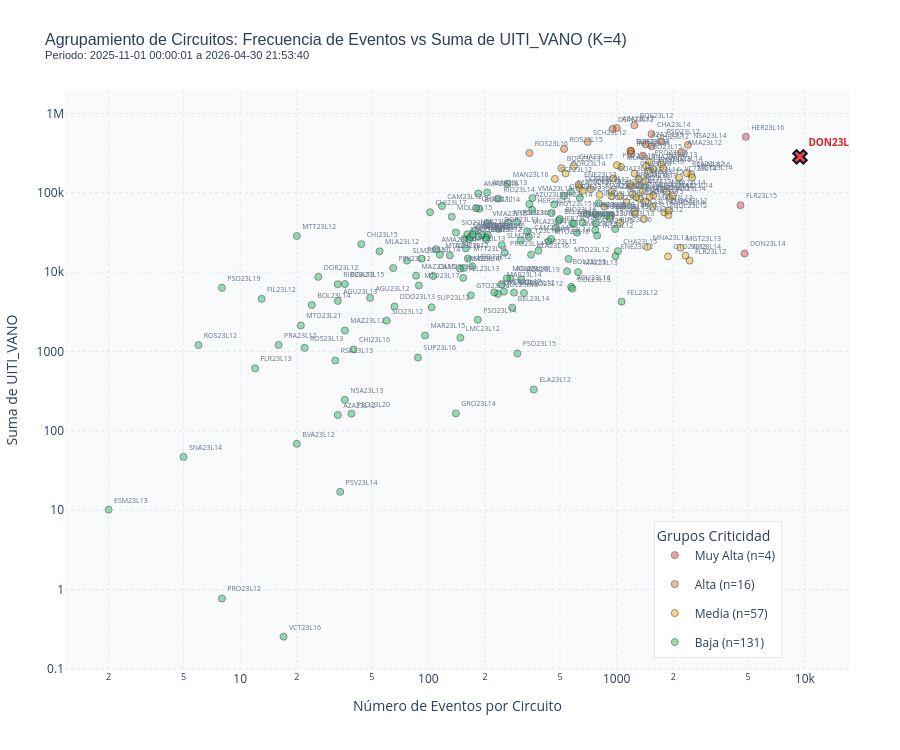

Write notebook code for a chart like this one.
### Code cell
from chec_local_interpreter.plotting import run_kmeans, plot_interactive_circuit_clustering

# Destaca el circuito o circuitos definidos al inicio del notebook.
circuitos_destacados = SELECTED_CIRCUITOS or []

fig_cluster = plot_interactive_circuit_clustering(
    raw_df,
    highlighted_circuits=circuitos_destacados,
    start_date=START_DATE,
    end_date=END_DATE,
)
fig_cluster.show()

### Figure 1 — Plotly figure (JSON) as saved in the notebook; plotly's stock layout.template omitted (floating-point values rounded to 4 significant figures; data arrays with more than 128 entries replaced by an {"elided": "..."} marker saying what was removed)
{"data": [{"hovertemplate": "<b>%{text}</b><br>Eventos: %{x:,.0f}<br>Suma UITI_VANO: %{y:,.0f}<extra></extra>", "legendgroup": "group_0", "marker": {"color": "#ef4444", "line": {"color": "#0f172a", "width": 1}, "opacity": 0.5, "size": 7, "symbol": "circle"}, "mode": "markers+text", "name": "Muy Alta (n=4)", "showlegend": true, "text": ["DON23L14", "FLR23L15", "HER23L16"], "textfont": {"color": "#64748b", "size": 7}, "textposition": "top right", "type": "scatter", "x": [4785, 4552, 4856], "y": [17130.0, 69690.0, 507200.0]}, {"hovertemplate": "<b>%{text}</b><br>Eventos: %{x:,.0f}<br>Suma UITI_VANO: %{y:,.0f}<br><i>DESTACADO</i><extra></extra>", "legendgroup": "group_0", "marker": {"color": "#ef4444", "line": {"color": "#0f172a", "width": 2}, "opacity": 1, "size": 12, "symbol": "x"}, "mode": "markers+text", "name": "Muy Alta (n=4)", "showlegend": false, "text": ["DON23L13"], "textfont": {"color": "#dc2626", "size": 10, "weight": "bold"}, "textposition": "top right", "type": "scatter", "x": [9418], "y": [283700.0]}, {"hovertemplate": "<b>%{text}</b><br>Eventos: %{x:,.0f}<br>Suma UITI_VANO: %{y:,.0f}<extra></extra>", "legendgroup": "group_1", "marker": {"color": "#f97316", "line": {"color": "#0f172a", "width": 1}, "opacity": 0.5, "size": 7, "symbol": "circle"}, "mode": "markers+text", "name": "Alta (n=16)", "showlegend": true, "text": ["AMA23L12", "AZA23L17", "AZA23L19", "BQE23L12", "BQE23L14", "CHA23L14", "DON23L12", "IRR23L13", "NSA23L14", "PSO23L12", "QHI23L12", "ROS23L15", "ROS23L16", "SCH23L12", "SUP23L13", "VBO23L15"], "textfont": {"color": "#64748b", "size": 7}, "textposition": "top right", "type": "scatter", "x": [2219, 1001, 1426, 1242, 1192, 1532, 951, 1194, 2391, 1724, 1531, 526, 344, 702, 1185, 1379], "y": [324700.0, 654600.0, 408400.0, 708700.0, 337200.0, 549500.0, 635600.0, 311400.0, 401400.0, 443000.0, 385300.0, 356900.0, 316900.0, 436400.0, 337300.0, 293000.0]}, {"hovertemplate": "<b>%{text}</b><br>Eventos: %{x:,.0f}<br>Suma UITI_VANO: %{y:,.0f}<extra></extra>", "legendgroup": "group_2", "marker": {"color": "#eab308", "line": {"color": "#0f172a", "width": 1}, "opacity": 0.5, "size": 7, "symbol": "circle"}, "mode": "markers+text", "name": "Media (n=57)", "showlegend": true, "text": ["AGU23L14", "AGU23L15", "AMA23L15", "AMR23L13", "AMR23L14", "AZA23L15", "AZA23L18", "BEL23L15", "BOA23L12", "BOA23L14", "BOL23L12", "BQE23L13", "BUM23L12", "CHA23L12", "CHA23L13", "CHA23L16", "CHA23L17", "CHI23L18", "COL23L12", "DDO23L14", "DOR23L14", "DOR23L15", "ENE23L13", "ENE23L15", "ENE23L16", "FIL23L13", "FLR23L12", "GTO23L13", "HER23L12", "INS23L13", "INS23L14", "MAN23L14", "MAR23L12", "MAR23L13", "MAZ23L14", "MGT23L12", "MGT23L13", "MGT23L14", "MLA23L13", "MNA23L13", "NRA23L13", "NRA23L14", "NSA23L12", "PRA23L13", "PRO23L15", "PSO23L13", "PSO23L16", "RSA23L12", "SCE23L12", "SIO23L15", "SLM23L13", "SNA23L12", "SNA23L15", "VBO23L14", "VCT23L14", "VIR23L14", "VMA23L16"], "textfont": {"color": "#64748b", "size": 7}, "textposition": "top right", "type": "scatter", "x": [941, 1045, 1567, 1497, 1792, 1428, 939, 933, 1320, 959, 1885, 509, 1180, 1398, 1270, 2490, 591, 1246, 1242, 635, 536, 861, 629, 1424, 1565, 1043, 2442, 1873, 728, 1722, 1919, 1313, 813, 1553, 1992, 1213, 2188, 2519, 1055, 1456, 1179, 1837, 1891, 1129, 1490, 660, 1002, 2355, 470, 1467, 1304, 1253, 1433, 1770, 2146, 2321, 1379], "y": [104100.0, 90280.0, 92870.0, 88400.0, 56300.0, 77350.0, 90560.0, 51380.0, 84200.0, 151000.0, 52560.0, 204100.0, 119400.0, 46630.0, 87880.0, 170500.0, 216300.0, 175000.0, 58010.0, 114700.0, 175400.0, 66840.0, 127000.0, 141200.0, 198000.0, 41730.0, 13960.0, 15770.0, 110800.0, 228100.0, 85680.0, 148000.0, 94370.0, 66840.0, 93050.0, 96020.0, 20290.0, 155400.0, 211500.0, 20770.0, 129000.0, 103100.0, 59790.0, 76120.0, 246500.0, 106200.0, 223000.0, 176800.0, 149300.0, 188000.0, 125300.0, 54390.0, 218700.0, 203100.0, 155100.0, 16130.0, 105900.0]}, {"hovertemplate": "<b>%{text}</b><br>Eventos: %{x:,.0f}<br>Suma UITI_VANO: %{y:,.0f}<extra></extra>", "legendgroup": "group_3", "marker": {"color": "#22c55e", "line": {"color": "#0f172a", "width": 1}, "opacity": 0.5, "size": 7, "symbol": "circle"}, "mode": "markers+text", "name": "Baja (n=131)", "showlegend": true, "text": {"elided": "131 str values"}, "textfont": {"color": "#64748b", "size": 7}, "textposition": "top right", "type": "scatter", "x": {"elided": "131 int values"}, "y": {"elided": "131 float values"}}, {"hoverinfo": "none", "marker": {"color": "rgba(0,0,0,0)", "size": 1}, "mode": "markers", "showlegend": false, "type": "scatter", "x": [10360.0], "y": [779600.0]}], "layout": {"height": 750, "hovermode": "closest", "legend": {"bgcolor": "rgba(255, 255, 255, 0.95)", "bordercolor": "#e2e8f0", "borderwidth": 1, "title": {"text": "Grupos Criticidad"}, "x": 0.75, "y": 0.02}, "margin": {"b": 80, "l": 60, "r": 50, "t": 90}, "paper_bgcolor": "#ffffff", "plot_bgcolor": "#f8fafc", "title": {"font": {"family": "Arial, sans-serif", "size": 16}, "text": "Agrupamiento de Circuitos: Frecuencia de Eventos vs Suma de UITI_VANO (K=4)<br><sup>Periodo: 2025-11-01 00:00:01 a 2026-04-30 21:53:40</sup>"}, "xaxis": {"gridcolor": "#e2e8f0", "griddash": "dot", "gridwidth": 1, "showgrid": true, "title": {"text": "Número de Eventos por Circuito"}, "type": "log"}, "yaxis": {"gridcolor": "#e2e8f0", "griddash": "dot", "gridwidth": 1, "showgrid": true, "title": {"text": "Suma de UITI_VANO"}, "type": "log"}}}
